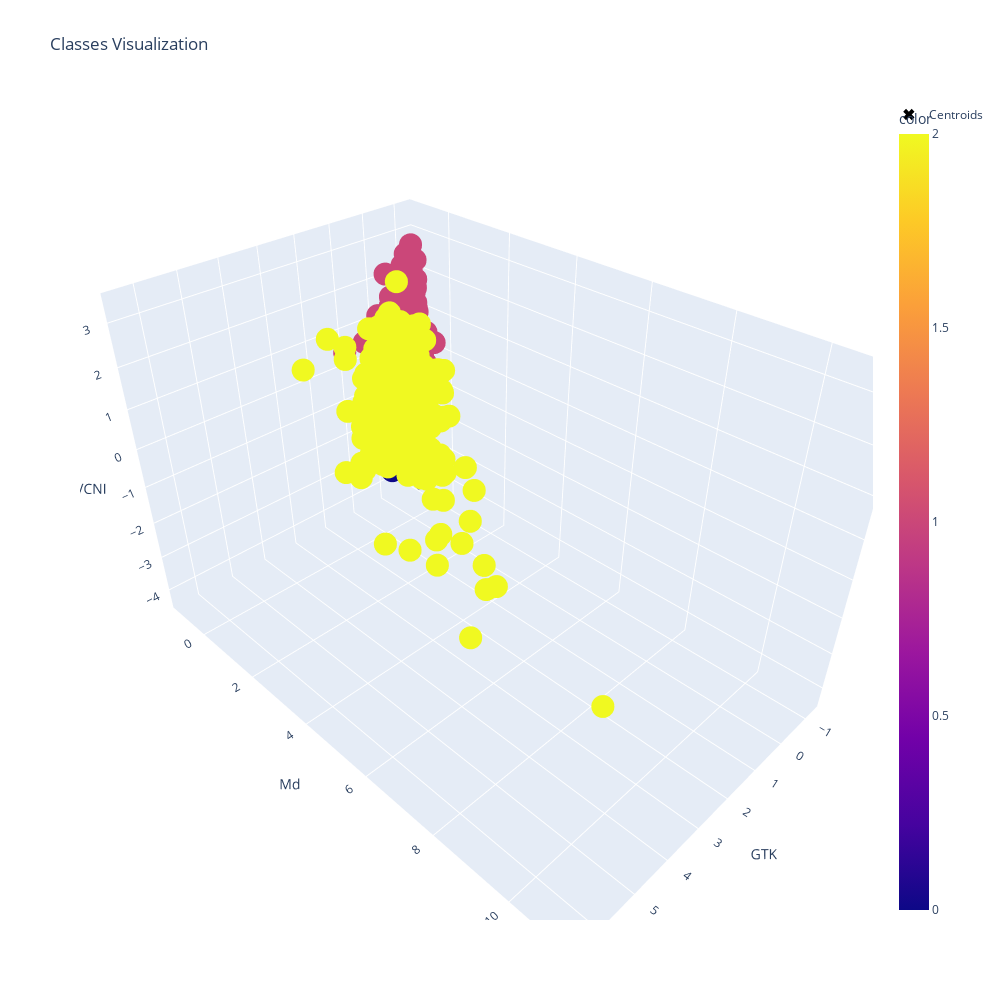

The cell this chart's notebook holds for it:
### Code cell
cluster_centers = kmeans.cluster_centers_
fig = px.scatter_3d(X_sc, x=0, y=1, z=2, color=labels, 
                    width=1000, height=1000,
                    color_discrete_sequence=px.colors.qualitative.Bold,
                    title='Classes Visualization',
                    labels={'0': 'GTK', '1': 'Md', '2': 'VCNI', 'DRY': 'DRY'})

# Добавляем центроиды на график
fig.add_scatter3d(x=cluster_centers[:, 0], y=cluster_centers[:, 1], z=cluster_centers[:, 2],
                  mode='markers', marker=dict(size=10, color='black', symbol='x'),
                  name='Centroids')

fig.update_layout(scene=dict(xaxis_title='GTK',
                             yaxis_title='Md',
                             zaxis_title='VCNI'))

fig.show()

### Figure 1 — Plotly figure (JSON) as saved in the notebook; plotly's stock layout.template omitted (floating-point values rounded to 4 significant figures; data arrays with more than 128 entries replaced by an {"elided": "..."} marker saying what was removed)
{"data": [{"hovertemplate": "GTK=%{x}<br>Md=%{y}<br>VCNI=%{z}<br>color=%{marker.color}<extra></extra>", "legendgroup": "", "marker": {"color": {"elided": "4877 int values"}, "coloraxis": "coloraxis", "symbol": "circle"}, "mode": "markers", "name": "", "scene": "scene", "showlegend": false, "type": "scatter3d", "x": {"elided": "4877 float values"}, "y": {"elided": "4877 float values"}, "z": {"elided": "4877 float values"}}, {"marker": {"color": "black", "size": 10, "symbol": "x"}, "mode": "markers", "name": "Centroids", "type": "scatter3d", "x": [-0.7252, -0.01965, 1.735], "y": [-0.6739, -0.06541, 1.741], "z": [-0.9988, 0.5558, 0.8067]}], "layout": {"coloraxis": {"colorbar": {"title": {"text": "color"}}, "colorscale": [[0, "#0d0887"], [0.1111, "#46039f"], [0.2222, "#7201a8"], [0.3333, "#9c179e"], [0.4444, "#bd3786"], [0.5556, "#d8576b"], [0.6667, "#ed7953"], [0.7778, "#fb9f3a"], [0.8889, "#fdca26"], [1, "#f0f921"]]}, "height": 1000, "legend": {"tracegroupgap": 0}, "scene": {"domain": {"x": [0, 1], "y": [0, 1]}, "xaxis": {"title": {"text": "GTK"}}, "yaxis": {"title": {"text": "Md"}}, "zaxis": {"title": {"text": "VCNI"}}}, "title": {"text": "Classes Visualization"}, "width": 1000}}
